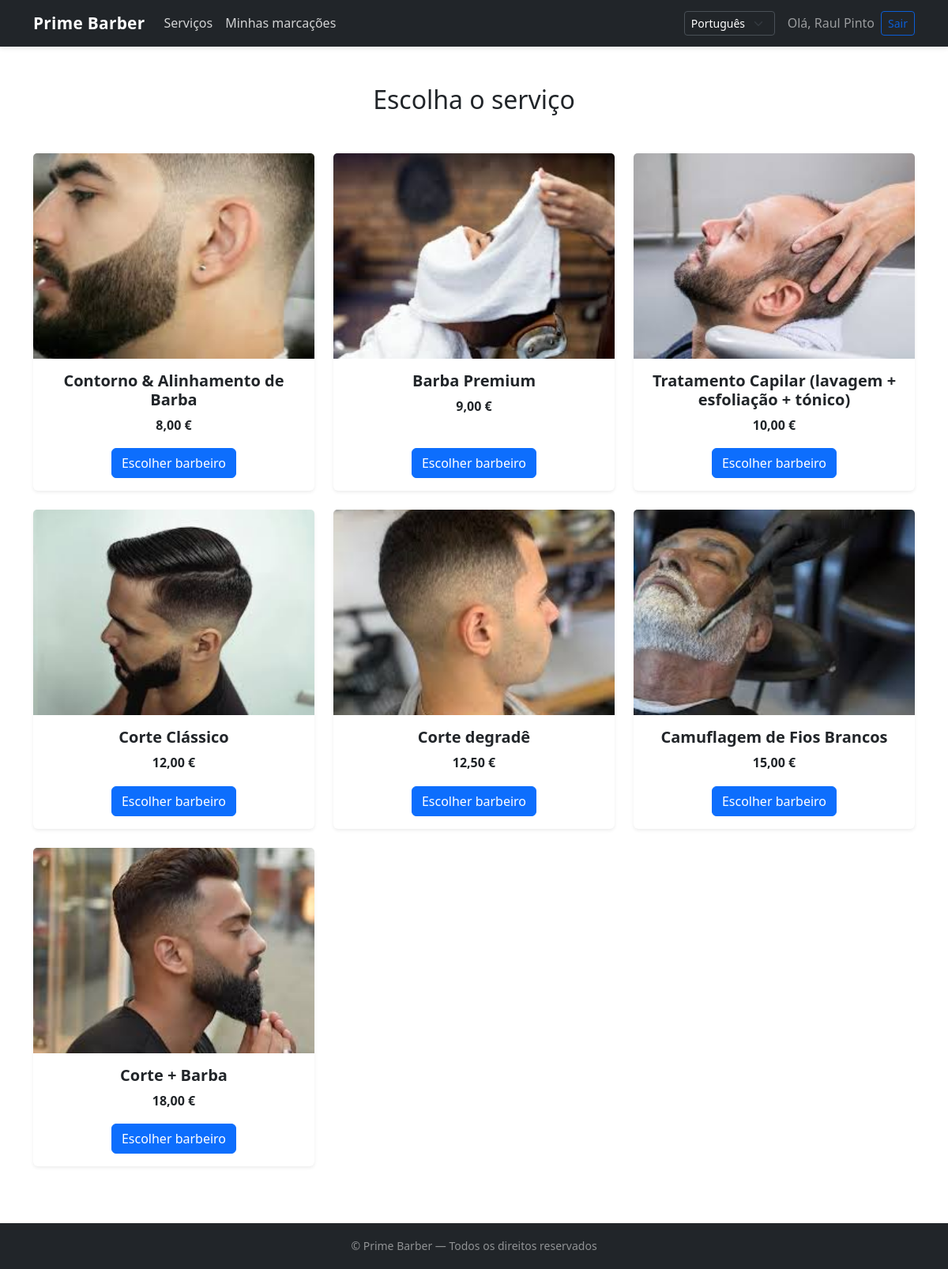
The app's page /services/ (signed in) with its own data.
### bookings/models.py (models this page shows, shortened)
class Servico(models.Model):
    nome = models.CharField(max_length=100)
    descricao = models.TextField(blank=True)
    duracao_min = models.PositiveIntegerField(help_text="Duração em minutos")
    preco = models.DecimalField(max_digits=6, decimal_places=2)
    image = models.ImageField(upload_to="servicos/", blank=True, null=True)

### bookings/views.py (the view)
# urls.py: path("services/", views.services_list, name="services_list"),
@login_required
def services_list(request):
    servicos = Servico.objects.all().order_by("preco", "nome")
    return render(request, "booking_wizard/services_list.html", {"servicos": servicos})

### templates/booking_wizard/services_list.html (shortened to what this page needs)
{% extends 'base.html' %}
{% load static i18n %}
{% block content %}
<div class="container my-5">
    <h2 class="text-center mb-5">{% trans "Escolha o serviço" %}</h2>
    {% if servicos %}
        <div class="row g-4">
            {% for servico in servicos %}
                <div class="col-12 col-md-6 col-lg-4 d-flex">
                    <div class="card flex-fill h-100 shadow-sm border-0">
                        {% if servico.image %}
                            <img src="{{ servico.image.url }}"
                                 alt="{{ servico.nome }}"
                                 class="card-img-top img-fluid"
                                 style="height: 260px; width: 100%; object-fit: cover;">
                        {% endif %}
                        <div class="card-body text-center d-flex flex-column">
                            <h5 class="card-title fw-semibold mb-2">
                                {{ servico.nome }}
                            </h5>
                            <p class="fw-bold mb-3">
                                {{ servico.preco }} €
                            </p>
                            <div class="mt-auto">
                                <a href="{% url 'bookings:choose_barber' servico.id %}"
                                   class="btn btn-primary">
                                    {% trans "Escolher barbeiro" %}
                                </a>
                            </div>
                        </div>
                    </div>
                </div>
            {% endfor %}
        </div>
    {% else %}
        <p class="text-center text-muted">
            {% trans "Nenhum serviço disponível no momento." %}
        </p>
    {% endif %}
</div>
{% endblock %}

### templates/base.html (shortened to what this page needs)
{% load static i18n %}
<!DOCTYPE html>
<html lang="{{ LANGUAGE_CODE }}">
  <head>
    <link
      href="https://cdn.jsdelivr.net/npm/bootstrap@5.3.3/dist/css/bootstrap.min.css"
      rel="stylesheet"
    >
    <link rel="stylesheet" href="{% static 'barbershop/css/style.css' %}">
  </head>
  <body class="d-flex flex-column min-vh-100 bg-body">
    <nav class="navbar navbar-expand-lg navbar-dark bg-dark">
      <div class="container">
            {% if not request.user.barbeiro %}
        <a class="navbar-brand fw-bold" href="{% url 'bookings:index' %}">
          Prime Barber
        </a>
           {% endif %}
        <div class="collapse navbar-collapse" id="mainNavbar">
        <ul class="navbar-nav me-auto mb-2 mb-lg-0">
    {% if user.is_authenticated %}
        {% if not user.barbeiro %}
            <li class="nav-item">
                <a class="nav-link" href="{% url 'bookings:services_list' %}">
                    {% trans "Serviços" %}
                </a>
            </li>
            <li class="nav-item">
                <a class="nav-link" href="{% url 'bookings:dashboard' %}">
                    {% trans "Minhas marcações" %}
                </a>
            </li>
        {% endif %}
    {% endif %}
</ul>
          <form id="language-form"
      action="{% url 'set_language' %}"
      method="post"
      class="d-flex me-3">
    {% get_current_language as LANGUAGE_CODE %}
    {% get_available_languages as LANGUAGES %}
    <select name="language"
            id="language-select"
            class="form-select form-select-sm">
        {% for lang_code, lang_name in LANGUAGES %}
            <option value="{{ lang_code }}" {% if lang_code == LANGUAGE_CODE %}selected{% endif %}>
                {% if lang_code == 'pt' %}
                    Português
                {% elif lang_code == 'en' %}
                    English
                {% else %}
                    {{ lang_name }}
                {% endif %}
            </option>
        {% endfor %}
    </select>
</form>
          {% if user.is_authenticated %}
{% if user.is_authenticated %}
<span class="navbar-text me-2">
    {% trans "Olá," %} {{ user.first_name|default:user.username }}
</span>
{% endif %}
            <form action="{% url 'accounts:logout' %}" method="post" class="d-inline">
              <button class="btn btn-outline-light btn-sm" type="submit">
                {% trans "Sair" %}
              </button>
            </form>
          {% endif %}
        </div>
      </div>
    </nav>
    <main class="flex-grow-1">
      {% block content %}{% endblock %}
    </main>
    <footer class="bg-dark text-center text-white-50 py-3 mt-4">
      <small>
        © Prime Barber — {% trans "Todos os direitos reservados" %}
      </small>
    </footer>
  </body>
</html>

### static/barbershop/css/style.css (style rules this page uses)
body { font-family: "Poppins", "Segoe UI", Arial, sans-serif; background-color: #f8f9fa; color: #212529; line-height: 1.6; }
a { text-decoration: none; transition: color 0.2s ease, background-color 0.2s ease; }
.navbar { box-shadow: 0 2px 6px rgba(0, 0, 0, 0.1); }
.navbar-brand { font-weight: 700; letter-spacing: 0.3px; font-size: 1.3rem; }
.nav-link { color: rgba(255, 255, 255, 0.8); font-weight: 500; }
select.form-select-sm { background-color: #212529; color: #fff; border: 1px solid #495057; }
select.form-select-sm option { background-color: #fff; color: #000; }
footer { background-color: #0f1f36; color: rgba(255, 255, 255, 0.7); }
.navbar .btn-outline-light { border-color: #0b5ed7; color: #0b5ed7; }

### records on screen
Servico: image (picture), nome "Contorno & Alinhamento de Barba", preco "8,00"
Servico: image (picture), nome "Barba Premium", preco "9,00"
Servico: image (picture), nome "Tratamento Capilar (lavagem + esfoliação + tónico)", preco "10,00"
Servico: image (picture), nome "Corte Clássico", preco "12,00"
Servico: image (picture), nome "Corte degradê", preco "12,50"
Servico: image (picture), nome "Camuflagem de Fios Brancos", preco "15,00"
Servico: image (picture), nome "Corte + Barba", preco "18,00"

### other values on screen
{{ user.first_name|default:user.username }} "Raul Pinto"
